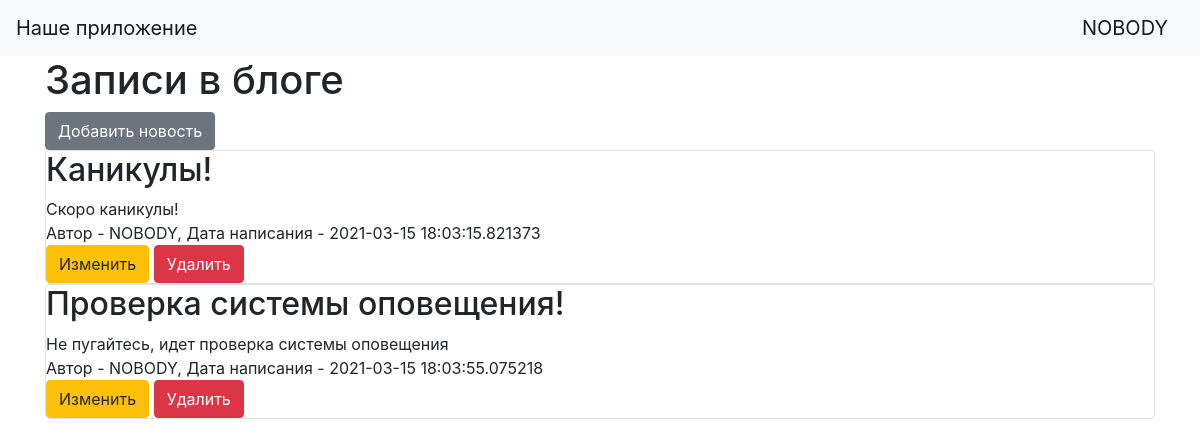
/ (signed in), run on the app's committed database.
### data/users.py (models this page shows, shortened)
class User(SqlAlchemyBase, UserMixin, SerializerMixin):
    __tablename__ = 'users'
    id = sqlalchemy.Column(sqlalchemy.Integer,
                           primary_key=True, autoincrement=True)
    name = sqlalchemy.Column(sqlalchemy.String, nullable=True)
    about = sqlalchemy.Column(sqlalchemy.String, nullable=True)
    email = sqlalchemy.Column(sqlalchemy.String,
                              index=True, unique=True, nullable=True)
    hashed_password = sqlalchemy.Column(sqlalchemy.String, nullable=True)
    created_date = sqlalchemy.Column(sqlalchemy.DateTime,
                                     default=datetime.datetime.now)
    news = orm.relation("News", back_populates='user')

### data/news.py (models this page shows, shortened)
class News(SqlAlchemyBase, SerializerMixin):
    __tablename__ = 'news'
    id = sqlalchemy.Column(sqlalchemy.Integer,
                           primary_key=True, autoincrement=True)
    title = sqlalchemy.Column(sqlalchemy.String, nullable=True)
    content = sqlalchemy.Column(sqlalchemy.String, nullable=True)
    created_date = sqlalchemy.Column(sqlalchemy.DateTime,
                                     default=datetime.datetime.now)
    is_private = sqlalchemy.Column(sqlalchemy.Boolean, default=True)
    user_id = sqlalchemy.Column(sqlalchemy.Integer,
                                sqlalchemy.ForeignKey("users.id"))
    user = orm.relation('User')
    categories = orm.relation("Category",
                              secondary="association",
                              backref="news")

### main.py (the view)
@app.route("/")
def index():
    db_sess = db_session.create_session()
    if current_user.is_authenticated:
        news = db_sess.query(News).filter(
            (News.user == current_user) | (News.is_private != True))
    else:
        news = db_sess.query(News).filter(News.is_private != True)
    return render_template("index.html", news=news)

### data/db_session.py (called while the page is built)
def create_session() -> Session:
    global __factory
    return __factory()

### main.py (called while the page is built)
@login_manager.user_loader
def load_user(user_id):
    db_sess = db_session.create_session()
    return db_sess.query(User).get(user_id)

### templates/index.html
{% extends "base.html" %}
{% block content %}
<h1>Записи в блоге</h1>
{% if current_user.is_authenticated %}
    <a href="news" class="btn btn-secondary">Добавить новость</a>
{% endif %}
{% for item in news%}
    <div class="col-md6 border rounded">
        <h2>{{item.title}}</h2>
        <div>
            {{item.content}}
        </div>
        <div>
            Автор - {{item.user.name}}, Дата написания - {{item.created_date}}
        </div>
        {% if current_user.is_authenticated and current_user == item.user %}
            <div>
                <a href="/news/{{ item.id }}" class="btn btn-warning">
                    Изменить
                </a>
                <a href="/news_delete/{{ item.id }}" class="btn btn-danger">
                    Удалить
                </a>
            </div>
{% endif %}
    </div>
{% endfor %}
{% endblock %}

### templates/base.html (shortened to what this page needs)
<!doctype html>
<html lang="en">
<head>
    <link rel="stylesheet"
          href="https://stackpath.bootstrapcdn.com/bootstrap/4.4.1/css/bootstrap.min.css"
>
</head>
<body>
<header>
    <nav class="navbar navbar-light bg-light">
        <a class="navbar-brand" href="#">Наше приложение</a>
        {% if current_user.is_authenticated %}
             <a class="navbar-brand" href="/logout">{{ current_user.name }}</a>
        {% else %}
            <p>
                <a class="btn btn-primary " href="/register">Зарегистрироваться</a>
                <a class="btn btn-success" href="/login">Войти</a>
            </p>
        {% endif %}
    </nav>
</header>
<main role="main" class="container">
    {% block content %}{% endblock %}
</main>
</body>
</html>

### data on the page
User: name "NOBODY"
News: title "Каникулы!", content "Скоро каникулы!", user.name "NOBODY", created_date "2021-03-15 18:03:15.821373"
News: title "Проверка системы оповещения!", content "Не пугайтесь, идет проверка системы оповещения", user.name "NOBODY", created_date "2021-03-15 18:03:55.075218"
